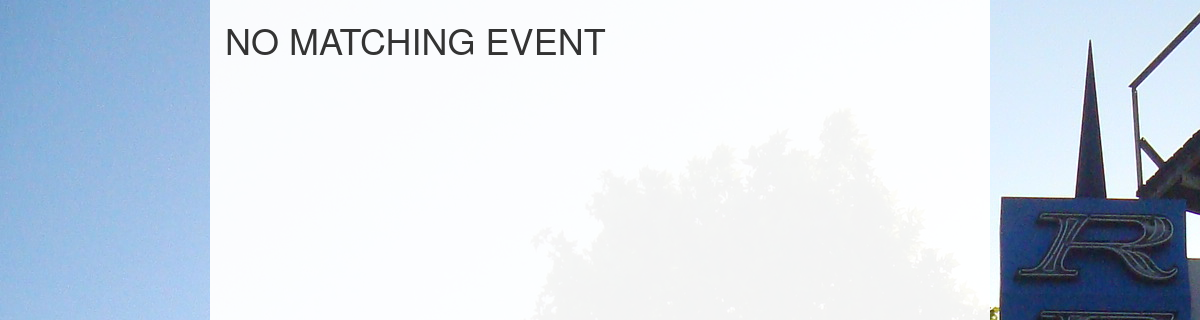
Page /events/alfredo-gonzalez-martinez/ on the earlier database version.
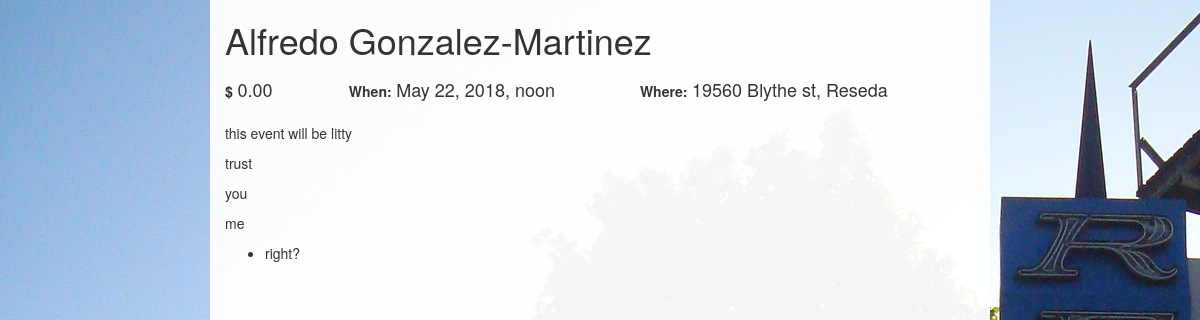
Same page on the later database version.
### events/models.py (models this page shows, shortened)
class Event(models.Model):
    name = models.CharField(max_length=128, unique=True)
    created_at = models.DateTimeField(auto_now_add=True)
    slug = models.SlugField(blank=True, unique=True)
    approved = models.BooleanField(blank=True, default=False)
    approved_at = models.DateTimeField(blank=True, null=True, editable=False)
    image = models.ImageField(upload_to="flyers", blank=True)
    short_description = models.TextField(max_length=256, blank=True)
    description = models.TextField()
    address = models.CharField(max_length=64, blank=True)
    city = models.CharField(max_length=64, blank=True)
    start_date = models.DateTimeField()
    end_date = models.DateTimeField()
    price = models.DecimalField(max_digits=6, decimal_places=2, default=0.00)
    more_details_link = models.URLField(blank=True, null=True)

### events/views.py (the view)
# urls.py: url(r'^(?P<event_slug>[\w\-]+)/$', views.event_details, name='event_details'),
def event_details(request, event_slug):
    context_dict = {}
    try:
        event = Event.objects.get(slug=event_slug)
        context_dict['event'] = event
    except Event.DoesNotExist:
        context_dict['event'] = None
    return render(request, 'events/event-details.html', context_dict)

### templates/events/event-details.html (shortened to what this page needs)
<!DOCTYPE html>
<html>
<head>
    {% load staticfiles %}
    <link rel="stylesheet" type="text/css" href="{% static 'styles/styles.css' %}">
    <link rel="stylesheet" type="text/css" href="{% static 'styles/event-details.css' %}">
    <link href="//netdna.bootstrapcdn.com/bootstrap/3.1.0/css/bootstrap.min.css" rel="stylesheet" id="bootstrap-css">
</head>
<body>
    <div class="container">
        <div class="row">
            <div class="article event-details [ col-xs-12 col-sm-offset-2 col-sm-8 ]">
                <article>
                    {% if event %}
                        <h1>{{event.name}}</h1>
                        <section class="details">
                            <table>
                                <tr>
                                    <td class="price">
                                        <strong>$</strong><h4>{{event.price}}</h4>
                                    </td>
                                    <td class="date">
                                        <strong>When: </strong><h4>
                                            {{event.start_date}}
                                        </h4>
                                    </td>
                                    <td class="address">
                                        <strong>Where: </strong><h4>{{event.address}}, {{event.city}}</h4>
                                    </td>
                                </tr>
                            </table>
                        </section>
                        <section class="description">
                            {{event.description|safe}}
                        </section>
                    {% else %}
                        <h1>NO MATCHING EVENT</h1>
                    {% endif %}
                </article>
            </div>
        </div>
    </div>
</body>
</html>

Differences in the rows shown:
now on this page (row edited): Event: name "Alfredo Gonzalez-Martinez", price "0.00", start_date "May 22, 2018, noon", address "19560 Blythe st", city "Reseda", description "this event will be litty trust you me right?"
Other differences:
text no longer shown: "NO MATCHING EVENT"
text now shown: "$ When: Where: ,"
